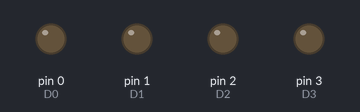
Simulated run of this sketch. Board: Arduino Uno, built with avr-gcc and run on an emulated ATmega328P. Parts: output pins drawn as LEDs (lit = HIGH). Pins used as bus, display or sensor lines are not drawn.

Above: at 0.1 s.
At 4.9 s:
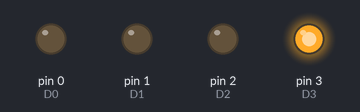
At 9.7 s:
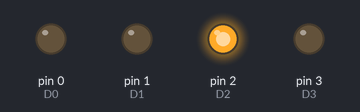
At 19.3 s:
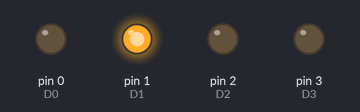
At 28.9 s:
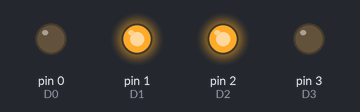
At 38.5 s:
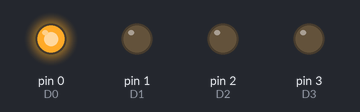
Timing chart, 0 to 40.0 s (numbered marks = the images above):
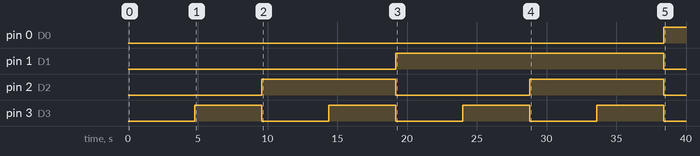

Measured:
- by itself, pin 0 (D0): LOW → HIGH at 38.4 s
- by itself, pin 1 (D1): LOW → HIGH at 19.2 s, → LOW 19.2 s later
- by itself, pin 2 (D2): alternates HIGH for 9.6 s and LOW for 9.6 s
- by itself, pin 3 (D3): alternates HIGH for 4.8 s and LOW for 4.8 s

The sketch:

255_dec_2_binary.ino
```cpp
//khai bao bien
int i;
int du[8];
int dem;

int D0 = 0;
int D1 = 1;
int D2 = 2;
int D3 = 3;
int D4 = 4;
int D5 = 5;
int D6 = 6;
int D7 = 7;

//chuong trinh con doi tu he 10 sang he 2
void dec2bin(int a)
{
   dem=0;
   while(a>0)
   {
     du[dem]=a%2;
     a=a/2;
     dem++;
   }
}

void setup() {
  // set up all the LEDs as OUTPUT
  pinMode(D0, OUTPUT);
  pinMode(D1, OUTPUT);
  pinMode(D2, OUTPUT);
  pinMode(D3, OUTPUT);
  pinMode(D4, OUTPUT);
  pinMode(D5, OUTPUT);
  pinMode(D6, OUTPUT);
  pinMode(D7, OUTPUT);
}

void display() {

  // turn the green LED on and the other LEDs off
  digitalWrite(D7, du[0]);
  digitalWrite(D6, du[1]);
  digitalWrite(D5, du[2]);
  digitalWrite(D4, du[3]);
  digitalWrite(D3, du[4]);
  digitalWrite(D2, du[5]);
  digitalWrite(D1, du[6]);
  digitalWrite(D0, du[7]);
  delay(300);    // wait 2 seconds

}

//chuong trinh chinh
void loop()
{
  for(i=0;i<8;i++)
  {
    du[i]=0;
  }

  //su dung vong lap
  for(i=0;i<256;i++)
  {
    dec2bin(i);
    display();
  }
}
```
